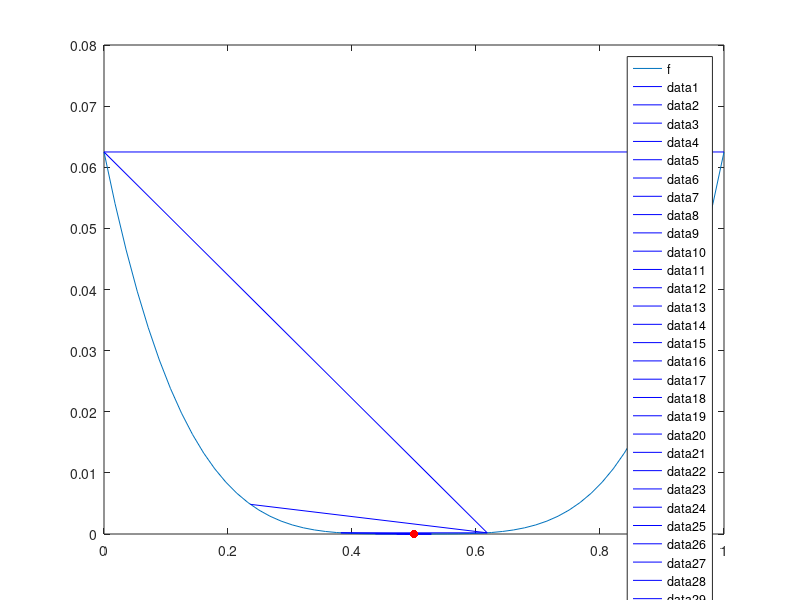

Write MATLAB code to recreate this figure.
function lab02()
    clc();

    debugFlg = 1;
    delayS = 0.8;
    a = 0;
    b = 1;
    eps = 1e-6;

    fplot(@f, [a, b]);
    hold on;

    pause(3);
    [xStar, fStar] = goldenRatio(a, b, eps, debugFlg, delayS);

    scatter(xStar, fStar, 'r', 'filled');
end

function [xStar, fStar] = goldenRatio(a, b, eps, debugFlg, delayS)
    tau = (sqrt(5) - 1) / 2;
    l = b - a;

    x1 = b - tau * l;
    x2 = a + tau * l;
    f1 = f(x1);
    f2 = f(x2);

    i = 0;
    while 1
        i = i + 1;

        if debugFlg
            fprintf('№ %2d ai=%.10f bi=%.10f\n', i, a, b);
            line([a b], [f(a) f(b)], 'color', 'b');
            %plot(a, f(a), 'xm', b, f(b), 'xb');
            hold on;
            pause(delayS);
        end

        if l > 2 * eps
            if f1 <= f2
                b = x2;
                l = b - a;

                x2 = x1;
                f2 = f1;

                x1 = b - tau * l;
                f1 = f(x1);
            else
                a = x1;
                l = b - a;

                x1 = x2;
                f1 = f2;

                x2 = a + tau * l;
                f2 = f(x2);
            end
        else
            xStar = (a + b) / 2;
            fStar= f(xStar);
            break
        end
    end

    i = i + 1;
    if debugFlg
        fprintf('№ %2d ai=%.10f bi=%.10f\n', i, a, b);
        fprintf('RESULT: x*=%.10f f(x*)=%.10f\n', xStar, fStar);

        line([a b], [f(a) f(b)], 'color', 'r');
    end
end

function y = f(x)
    %y = cos(power(x,5) - x + 3 + power(2, 1/3)) + atan((power(x,3) - 5 * sqrt(2)*x - 4) / (sqrt(6)*x + sqrt(3))) + 1.8;
    y = (x - 0.50)^4;
end